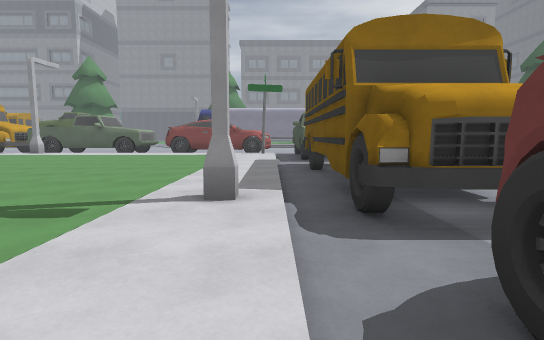
[1] (above)

24 first-person views from a walk through a Godot game level. The camera is 1.3 m above the floor, tilts 6° down and sees 80° across. The floor is counted in squares, 2 m on a side. Each view is taken from the middle of a square. On the plan, view 1 faces up. The plan holds only what a view shows up to about 10 squares ahead; the rest is blank. The place goes on beyond the plan.

[2]
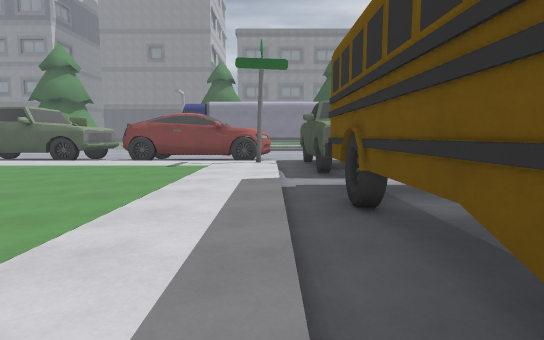

[3]
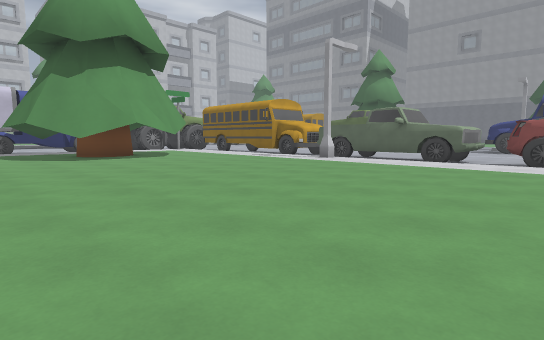

[4]
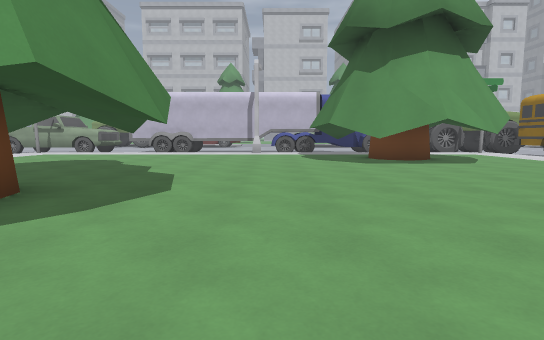

[5]
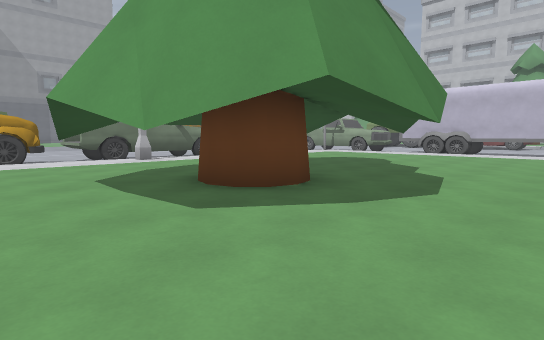

[6]
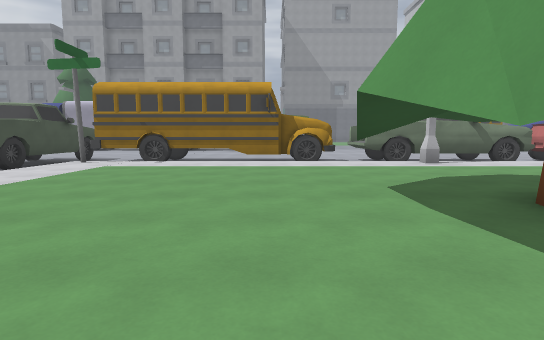

[7]
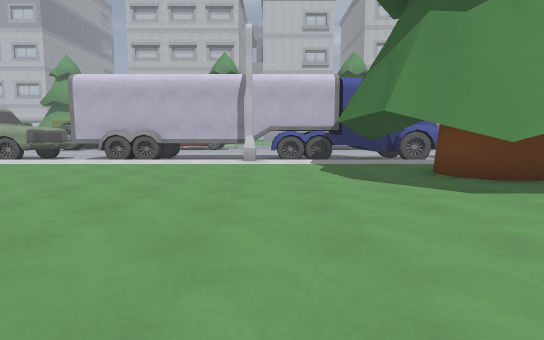

[8]
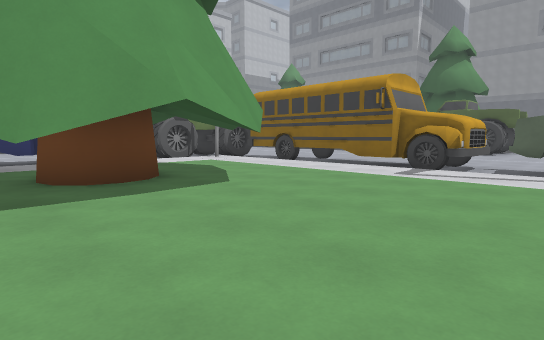

[9]
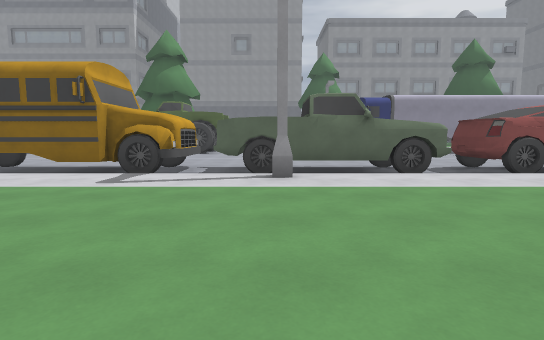

[10]
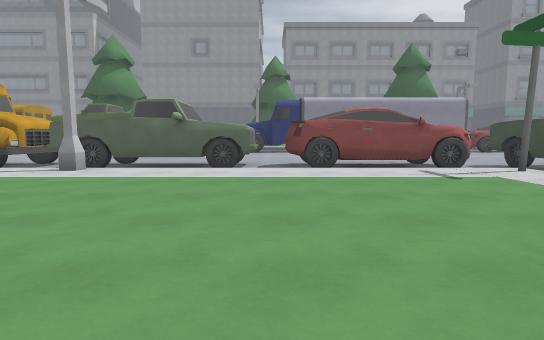

[11]
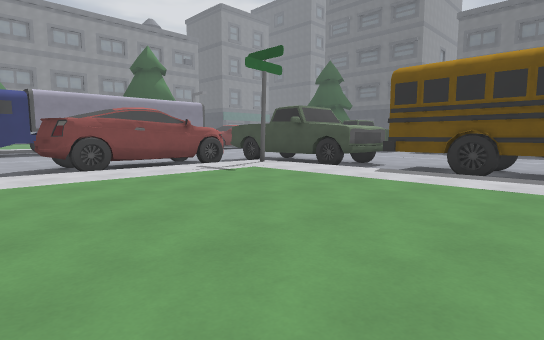

[12]
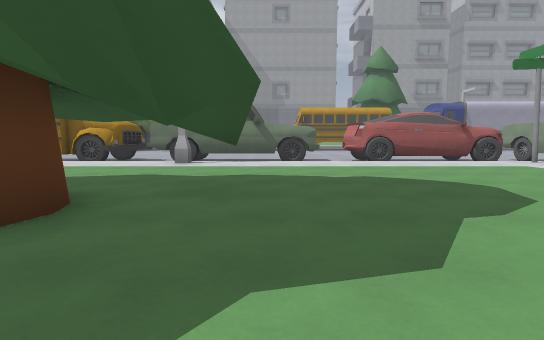

[13]
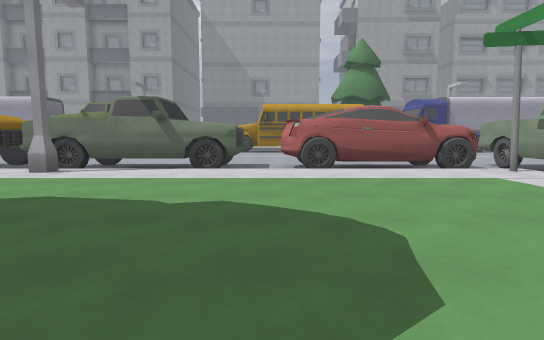

[14]
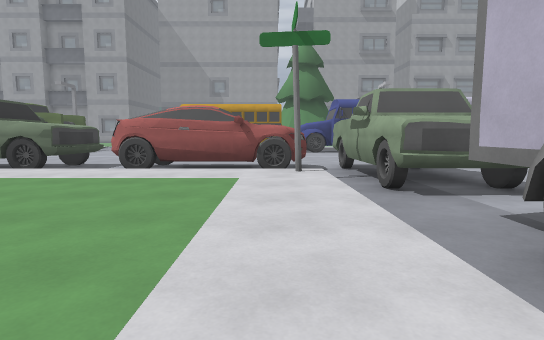

[15]
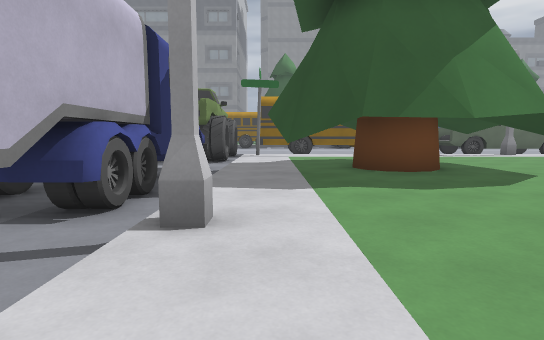

[16]
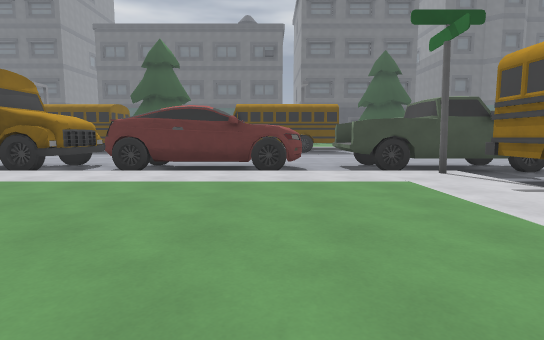

[17]
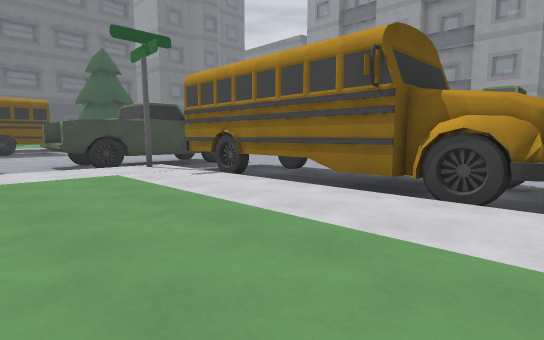

[18]
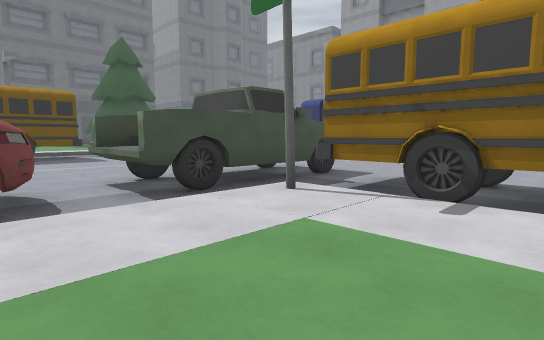

[19]
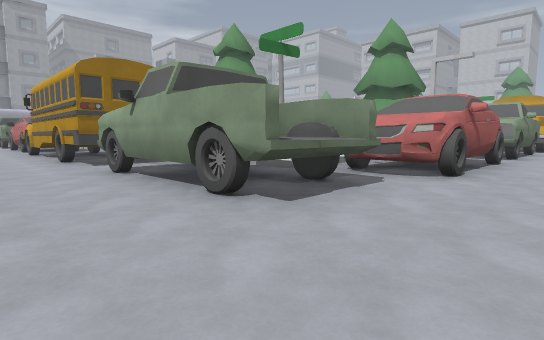

[20]
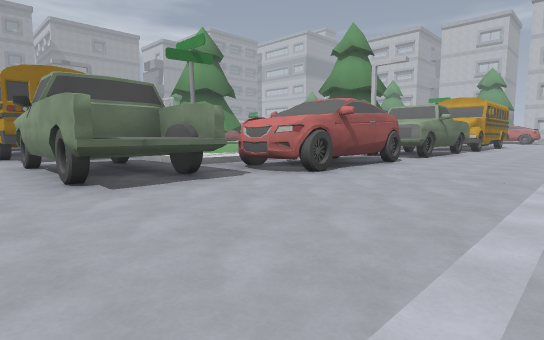

[21]
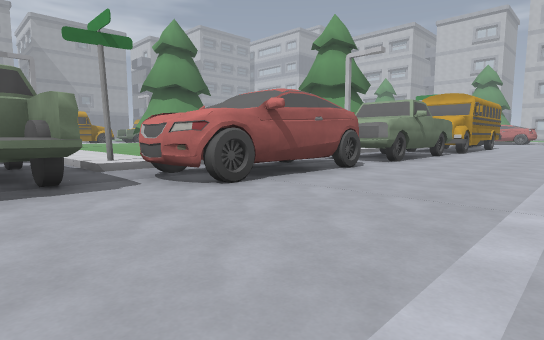

[22]
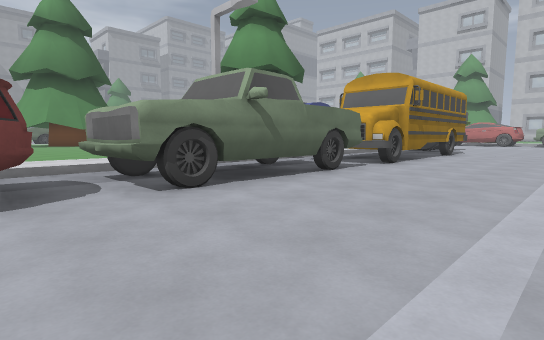

[23]
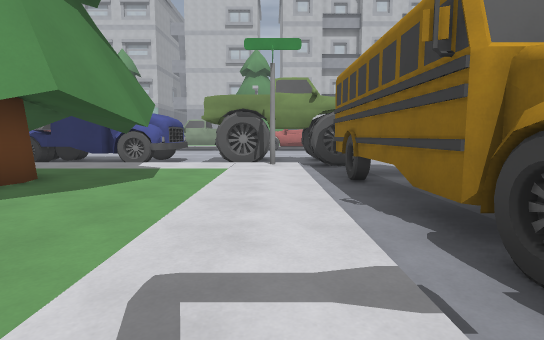

[24]
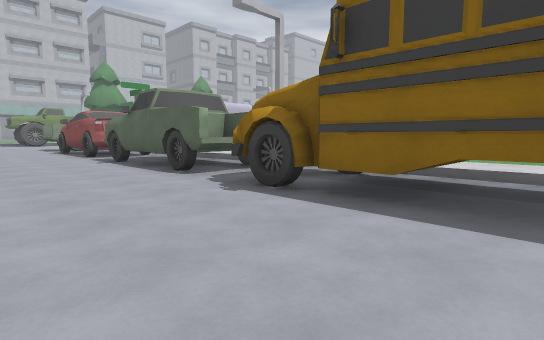

### Floor plan
Key: @ floor where view 1 was taken; # wall or solid block; x gap in a wall; . main floor; - floor 0.25 m lower than the main floor; / step, stairs or slope; B bus; T truck; H thing the floor can be seen under or through; S sign; R tree.
Columns run from 22 left of view 1 to 10 right of it. Each row starts with its distance up from view 1.
 19             ---------------
 18       ---------------------
 17       ----------------------
 16       ----------------------
 15   --- BBBBBBTTTTT-HHHHHTTT--
 14   TT-BBBBBBBTTTTT-HHHHHTTT--
 13   -T-------------------TTT--
 12    TTS.......#........STTT--
 11   TTT................./TTT-
 10   --/...R............./----
  9   ##/R....R.........../BBB--
  8    #/..RR............./BBB---
  7    #/RRRR.R.........../B B---
  6    #/.R..R............/B B-
  5    #/................./B B-
  4   ##/................./BBB-
  3    #/.........R......#/BBB-
  2    #/.......R...R...../-x-
  1    #/......R.RR.R...../###
  0    #/........RR.R.....@#
 -1    #/.......R...R...../##
 -2    #/................./###
 -3   --/................./------   B
 -4  -TT/................./TTT------B
 -5 --TT/S.......#........ST T-----
 -6 -- T#####-TTTTT-BBBBBBBTTT-
 -7 -- T##  #-TTTTTBBBB B  T T-
 -8    T-#  #-TTTTT-BBBBBB T T-
 -9    ------------------------
-10       --------------------
-11               ------   --

Where each view was taken, in squares from view 1:
view 1: 0 up, 0 right, facing up
view 2: 4 up, 0 right, facing up
view 3: 4 up, 3 left, facing up-left
view 4: 4 up, 5 left, facing left
view 5: 4 up, 5 left, facing down-left
view 6: 3 up, 5 left, facing down
view 7: 4 up, 9 left, facing left
view 8: 6 up, 9 left, facing up-left
view 9: 7 up, 9 left, facing up
view 10: 6 up, 5 left, facing up
view 11: 6 up, 6 left, facing up-right
view 12: 3 up, 11 left, facing down
view 13: 1 up, 13 left, facing down
view 14: 1 up, 17 left, facing down
view 15: 1 up, 17 left, facing up
view 16: 2 down, 6 left, facing right
view 17: 2 down, 7 left, facing down-right
view 18: 2 down, 3 left, facing down-right
view 19: 17 up, 5 right, facing down-left
view 20: 19 up, 4 right, facing down-left
view 21: 19 up, 2 right, facing down-left
view 22: 19 up, 4 left, facing down-left
view 23: 12 up, 10 left, facing left
view 24: 11 down, 3 left, facing up-left
